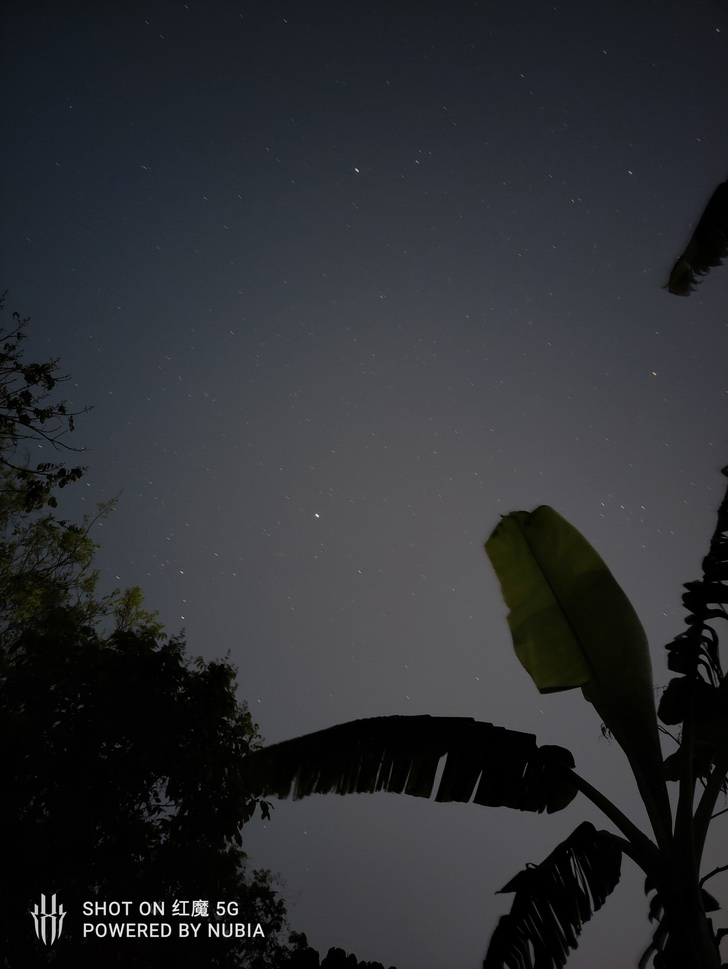
//> input picture eval/IMG_20210309_211233.jpg, 728 x 969 px, shrunk from 3472 x 4624 before the run
$ ./mask_refine   (built with g++ and OpenCV 4)
//> lines starting //> are read from the running program, lines starting //| are printed output that depends on the picture; after the words box and inside, x2 and y2 are one past the last pixel; in counts of white or black regions, pixels touching at a corner belong together
#include <iostream>
#include <opencv2/opencv.hpp>
#include <vector>
#include<cmath>
#include <string>
#include<list>

using namespace std;
using namespace cv;
//int n = 0;

struct pix
{
    cv::Point p;
    cv::Vec3f rgb;
};

std::vector<float> bias(const std::vector<float> &x, float b = 0.8)
{
    /*** bias计算：参考论文公式2 ***/
    std::vector<float> denom;
    for (int i = 0; i < x.size(); ++i) {
        float tmp = x[i]/(((1.f / b) - 2.f) * (1.f - x[i]) + 1.f);
        denom.push_back(tmp);
    }
    return denom;
}
cv::Mat probability_to_confidence(cv::Mat &mask, const cv::Mat &rgb, float low_thresh=0.3, float high_thresh=0.5) {
    /* *
     * 计算两个高低掩模：设置高低两个阈值，
     * 低掩模初始化为0，小于低阈值则置1
     * 高掩模初始化为0，大于高阈值则置1
     * */
    cv::Mat low = Mat::zeros(mask.size(), CV_8UC1);
    cv::Mat high = Mat::zeros(mask.size(), CV_8UC1);

    int h = mask.rows;
    int w = mask.cols;
    std::vector<pix> sky;
    std::vector<pix> unknow;
    for (int i = 0; i < h; ++i) {
        for (int j = 0; j < w; ++j) {
            if((float)mask.at<float>(i, j) < low_thresh)
            {
                low.at<uchar>(i, j) = 1;
            }
            if((float)mask.at<float>(i, j) > high_thresh)
            {
                high.at<uchar>(i, j) = 1;
            }

        }
    }
    // [44 lines of commented-out code are left out]

    std::vector<float> confidence_low_tmp ;
    std::vector<float> confidence_high_tmp;
    /*根据论文公式1：
     * 1. 低掩模：（l - p）/ l  高掩模：（p - h）/ (1 - h)
     * 2. 分别计算bias
     * */
    for (int i = 0; i < h; ++i) {
        for (int j = 0; j < w; ++j) {
            if((int)low.at<uchar>(i, j) == 1)
            {
                confidence_low_tmp.push_back((low_thresh-mask.at<float>(i, j)) / low_thresh);
            }
            if((int)high.at<uchar>(i, j) == 1)
            {
                confidence_high_tmp.push_back((mask.at<float>(i, j) - high_thresh) / (1.f - high_thresh));
            }
        }
    }
    std::vector<float>confidence_low = bias(confidence_low_tmp);
    std::vector<float>confidence_high = bias(confidence_high_tmp);
    cv::Mat confidence =  cv::Mat::zeros(mask.size(), CV_32F);
    float eps = 0.01;
    vector<float>::iterator iter1 = confidence_low.begin();
    vector<float>::iterator iter2 = confidence_high.begin();
    /**参考公式1.计算最后的置信度map**/
    for (int i = 0; i < h; ++i) {
        for (int j = 0; j < w; ++j) {
            if((int)low.at<uchar>(i, j) == 1 )
            {
                confidence.at<float>(i, j) = *iter1;
                ++iter1;
            }
            else if((int)high.at<uchar>(i, j) == 1)
            {
                confidence.at<float>(i, j) = *iter2;
                ++iter2;
            }
            else
            {
                continue;
            }
            if(confidence.at<float>(i, j) < eps)
            {
                confidence.at<float>(i, j) = eps;
            }
        }
    }
    return confidence;
}
cv::Mat downsample2_antialiased(const cv::Mat &X)
{
    /*向下采样方法：卷积 + 金字塔2倍尺度下采样*/
    /** filter2D和sepFilter2D两种卷积方法都可以 **/
    Mat dst;
    Mat kx = (Mat_<float>(4, 1) << 1.f/8.f, 3.f/8.f, 3.f/8.f, 1.f/8.f);
    Mat ky = (Mat_<float>(1, 4) << 1.f/8.f, 3.f/8.f, 3.f/8.f, 1.f/8.f);
    Mat kern = (Mat_<float>(3, 3) << 2.f/9.f, 5.f/9.f, 2.f/9.f,
            2.f/9.f, 5.f/9.f, 2.f/9.f,
            2.f/9.f, 5.f/9.f, 2.f/9.f);

    sepFilter2D(X, dst, -1, kx, ky,Point(1,1),0,BORDER_REPLICATE);

    Mat dowmsample;
    // opencv降采样
    float w = (float)dst.cols/ 2.f;
    float h = (float)dst.rows/ 2.f;
    pyrDown(dst, dowmsample,Size(round(w), round(h)));
    return dowmsample;
}

cv::Mat self_resize(cv::Mat &X, cv::Size size)
{
    int w = X.cols;
    int h = X.rows;
    /*若输入图像长宽都大于2倍的目标尺寸，则不断进行向下采样*/
    while(X.cols >= 2 * size.width && X.rows >= 2 * size.height)
    {
        X = downsample2_antialiased(X);
    }
    Mat out;
    /* 线性插值到目标尺寸 */
    cv::resize(X,out,cv::Size(size.width, size.height),0,0, cv::INTER_LINEAR);
    return out;
}

cv::Mat weighted_downsample(cv::Mat &X, const cv::Mat &confidence, int scale, const cv::Size &target_size_input)
{

    Mat XX = X.clone();
    Mat confi = confidence.clone();
    cv::Size target_size;
    int w = XX.cols;
    int h = XX.rows;
    if(scale != -1)
    {
        target_size = cv::Size((round)((float)w/(float)scale),
                               (round)((float)h/(float)scale));
    }
    else
    {
        target_size = target_size_input;
    }

    for (int i = 0; i < h; ++i) {
        for (int j = 0; j < w; ++j) {
            if(XX.channels() == 3) {
                XX.at<cv::Vec3f>(i, j)[0] = confi.at<float>(i, j) * XX.at<cv::Vec3f>(i, j)[0];
                XX.at<cv::Vec3f>(i, j)[1] = confi.at<float>(i, j) * XX.at<cv::Vec3f>(i, j)[1];
                XX.at<cv::Vec3f>(i, j)[2] = confi.at<float>(i, j) * XX.at<cv::Vec3f>(i, j)[2];
            }
            if(XX.channels() == 1)
            {
                XX.at<float>(i, j) = confi.at<float>(i, j) * XX.at<float>(i, j);
            }
        }
    }

    Mat numerator = self_resize(XX, target_size);

    Mat denom = self_resize(confi, target_size);

    for (int i = 0; i < numerator.rows; ++i) {
        for (int j = 0; j < numerator.cols; ++j) {
            if(numerator.channels() == 3) {
                numerator.at<cv::Vec3f>(i, j)[0] = numerator.at<cv::Vec3f>(i, j)[0] / denom.at<float>(i, j);
                numerator.at<cv::Vec3f>(i, j)[1] = numerator.at<cv::Vec3f>(i, j)[1] / denom.at<float>(i, j);
                numerator.at<cv::Vec3f>(i, j)[2] = numerator.at<cv::Vec3f>(i, j)[2] / denom.at<float>(i, j);
            }
            if(numerator.channels() == 1)
            {
                numerator.at<float>(i, j) = numerator.at<float>(i, j) / denom.at<float>(i, j);
            }
        }
    }
    return numerator;
}
std::vector<cv::Mat> weighted_downsample(std::vector<cv::Mat> &M_vec, cv::Mat &confidence, int scale, const cv::Size &target_size_input)
{
    /**传入矩阵通道数为6，分解成2个3通道mat**/
    Mat confi = confidence.clone();
    cv::Size target_size;
    int w = M_vec[0].cols;
    int h = M_vec[0].rows;
    if(scale != -1)
    {
        target_size = cv::Size((round)((float)w/(float)scale),
                               (round)((float)h/(float)scale));
    }
    else
    {
        target_size = target_size_input;
    }
    Mat ch1[3], ch2[3];
    ch1[0] = M_vec[0].clone();
    ch1[1] = M_vec[1].clone();
    ch1[2] = M_vec[2].clone();
    ch2[0] = M_vec[3].clone();
    ch2[1] = M_vec[4].clone();
    ch2[2] = M_vec[5].clone();
    Mat m1,m2;
    merge(ch1, 3, m1);
    merge(ch2, 3, m2);
    /*2个3通道map分别乘以置信度map*/
    for (int i = 0; i < m1.rows; ++i) {
        for (int j = 0; j < m1.cols; ++j) {
            m1.at<cv::Vec3f>(i, j)[0] = confidence.at<float>(i, j) * m1.at<cv::Vec3f>(i, j)[0];
            m1.at<cv::Vec3f>(i, j)[1] = confidence.at<float>(i, j) * m1.at<cv::Vec3f>(i, j)[1];
            m1.at<cv::Vec3f>(i, j)[2] = confidence.at<float>(i, j) * m1.at<cv::Vec3f>(i, j)[2];
            m2.at<cv::Vec3f>(i, j)[0] = confidence.at<float>(i, j) * m2.at<cv::Vec3f>(i, j)[0];
            m2.at<cv::Vec3f>(i, j)[1] = confidence.at<float>(i, j) * m2.at<cv::Vec3f>(i, j)[1];
            m2.at<cv::Vec3f>(i, j)[2] = confidence.at<float>(i, j) * m2.at<cv::Vec3f>(i, j)[2];
        }
    }

    Mat m1_re = self_resize(m1,target_size);
    Mat m2_re = self_resize(m2,target_size);

    std::vector<Mat> m1_ch,m2_ch;
    split(m1_re, m1_ch);
    split(m2_re, m2_ch);
    std::vector<Mat> chs;
    chs.push_back(m1_ch[0]);
    chs.push_back(m1_ch[1]);
    chs.push_back(m1_ch[2]);
    chs.push_back(m2_ch[0]);
    chs.push_back(m2_ch[1]);
    chs.push_back(m2_ch[2]);

    Mat conf = confidence.clone();
    Mat denom = self_resize(conf,target_size);
    for (int l = 0; l < chs.size(); ++l) {
        for (int k = 0; k < chs[0].rows; ++k) {
            for (int i = 0; i < chs[0].cols; ++i) {
                chs[l].at<float>(k, i) = chs[l].at<float>(k, i) / denom.at<float>(k, i);
            }
        }
    }
    return chs;
}
std::vector<cv::Mat> outer_product_images(const cv::Mat &X, const cv::Mat &Y)
{
    Mat x_input = X.clone();
    Mat y_input = Y.clone();
    vector<Mat> channels_x, channels_y;
    split(X, channels_x);
    split(Y, channels_y);
    std::vector<cv::Mat> triu_mat;
    // 矩阵乘法，3*3 = 9, 取上对角矩阵，参考公式4
    for (int i = 0; i < channels_x.size(); ++i) {
        for (int j = 0; j < channels_y.size(); ++j) {
            Mat mul_mat = channels_x[i].mul(channels_y[j]);
            if(i <= j)
            {
                triu_mat.push_back(mul_mat);
            }
        }
    }
    return triu_mat;
}
cv::Mat solve_ldl3(const std::vector<Mat> &Covar, const cv::Mat &Residual)
{
    // LDL-decomposition 解压缩算法，引用了文献24
    /*
     * 参考公式7：
        d1 = A11  1
        L_12 = A12 / d1   1
        d2 = A22 - L_12 * A12
        L_13 = A13 / d1
        L_23 = (A23 - L_13 * A12) / d2
        d3 = A33 - L_13 * A13 - L_23 * L_23 * d2
        y1 = b1
        y2 = b2 - L_12 * y1
        y3 = b3 - L_13 * y1 - L_23 * y2
        x3 = y3 / d3
        x2 = y2 / d2 - L_23 * x3
        x1 = y1 / d1 - L_12 * x2 - L_13 * x3
     */
    Mat A11 = Covar[0].clone();
    Mat A12 = Covar[1].clone();
    Mat A13 = Covar[2].clone();
    Mat A22 = Covar[3].clone();
    Mat A23 = Covar[4].clone();
    Mat A33 = Covar[5].clone();
    cv::Mat residual = Residual.clone();
    std::vector<Mat> b;
    split(residual, b);
    int w = A11.cols;
    int h = A11.rows;
    cv::Mat L_12 = Mat::zeros(cv::Size (w,h), CV_32F);
    cv::Mat L_13 = Mat::zeros(cv::Size (w,h), CV_32F);
    cv::Mat L_23 = Mat::zeros(cv::Size (w,h), CV_32F);
    cv::Mat d1 = Mat::zeros(cv::Size (w,h), CV_32F);
    cv::Mat d2 = Mat::zeros(cv::Size (w,h), CV_32F);
    cv::Mat d3 = Mat::zeros(cv::Size (w,h), CV_32F);
    cv::Mat y1 = Mat::zeros(cv::Size (w,h), CV_32F);
    cv::Mat y2 = Mat::zeros(cv::Size (w,h), CV_32F);
    cv::Mat y3 = Mat::zeros(cv::Size (w,h), CV_32F);
    cv::Mat x1 = Mat::zeros(cv::Size (w,h), CV_32F);
    cv::Mat x2 = Mat::zeros(cv::Size (w,h), CV_32F);
    cv::Mat x3 = Mat::zeros(cv::Size (w,h), CV_32F);
    for (int i = 0; i < h; ++i) {
        for (int j = 0; j < w; ++j) {
            //d1 = A11
            d1.at<float>(i, j) = A11.at<float>(i, j);
            //L_12 = A12 / d1
            L_12.at<float>(i, j) = A12.at<float>(i, j) / d1.at<float>(i, j);
            //d2 = A22 - L_12 * A12
            d2.at<float>(i, j) = A22.at<float>(i, j) -  L_12.at<float>(i, j) * A12.at<float>(i, j);
            //L_13 = A13 / d1
            L_13.at<float>(i, j) = A13.at<float>(i, j) / d1.at<float>(i, j);
            //L_23 = (A23 - L_13 * A12) / d2
            L_23.at<float>(i, j) = (A23.at<float>(i, j) - L_13.at<float>(i, j)*A12.at<float>(i, j)) / d2.at<float>(i, j);
            //d3 = A33 - L_13 * A13 - L_23 * L_23 * d2
            d3.at<float>(i, j) = A33.at<float>(i, j) - L_13.at<float>(i, j)*A13.at<float>(i, j) -L_23.at<float>(i, j)*L_23.at<float>(i, j)*d2.at<float>(i, j);
            //y1 = b1
            y1.at<float>(i, j) = b[0].at<float>(i, j);
            //y2 = b2 - L_12 * y1
            y2.at<float>(i, j) = b[1].at<float>(i, j) - L_12.at<float>(i, j) * y1.at<float>(i, j);
            //y3 = b3 - L_13 * y1 - L_23 * y2
            y3.at<float>(i, j) = b[2].at<float>(i, j) - L_13.at<float>(i, j) * y1.at<float>(i, j) - L_23.at<float>(i, j) * y2.at<float>(i, j);
            //x3 = y3 / d3
            x3.at<float>(i, j) = y3.at<float>(i, j)/d3.at<float>(i, j);
            //x2 = y2 / d2 - L_23 * x3
            x2.at<float>(i, j) = y2.at<float>(i, j)/d2.at<float>(i, j) - L_23.at<float>(i, j) * x3.at<float>(i, j);
            //x1 = y1 / d1 - L_12 * x2 - L_13 * x3
            x1.at<float>(i, j) = y1.at<float>(i, j)/d1.at<float>(i, j) - L_12.at<float>(i, j) * x2.at<float>(i, j) - L_13.at<float>(i, j) * x3.at<float>(i, j);
        }
    }
    std::vector<cv::Mat> ldl3_vec;
    ldl3_vec.push_back(x1);
    ldl3_vec.push_back(x2);
    ldl3_vec.push_back(x3);
    cv::Mat ldl3;
    merge(ldl3_vec, ldl3);
    return ldl3;
    //cv::Mat L_12 = A2 / d1;
}
cv::Mat smooth_upsample(cv::Mat &X, cv::Size sz)
{
    cv::Mat XX = X.clone();
    float x[2];
    float s[2];
    x[0] = X.cols;
    x[1] = X.rows;
    s[0] = sz.width;
    s[1] = sz.height;

    float log4ratio_1 = 0.5 * log2(s[0]/x[0]);
    float log4ratio_2 = 0.5 * log2(s[1]/x[1]);
    float log4ratio = log4ratio_1 > log4ratio_2? log4ratio_1:log4ratio_2;

    int num_steps = 1 > round(log4ratio)? 1 : round(log4ratio);

    float ratio[2];
    ratio[0] = (float)sz.width / (float)X.cols;
    ratio[1] = (float)sz.height / (float)X.rows;
    float ratio_per_step[2];
    ratio_per_step[0] = x[0] * ratio[0] / (float)num_steps;
    ratio_per_step[1] = x[1] * ratio[1] / (float)num_steps;

    for (int i = 1; i < (num_steps+1); ++i) {
        cv::Size target_shape_for_step = cv::Size (round(ratio_per_step[0] * (float)i), round(ratio_per_step[1] * (float)i));
        XX = self_resize(XX, target_shape_for_step);
    }
    return XX;
}
int main() {
    Mat bgr = imread("../eval/IMG_20210309_211233.jpg",CV_32F);
//> bgr is the input picture: 969 rows x 728 cols, CV_8UC3; mean B, G, R 50.2, 46.6, 44.7
    cvtColor(bgr,bgr,CV_BGR2RGB);
    Mat src = imread("../eval/IMG_20210309_211233.png",CV_32F);
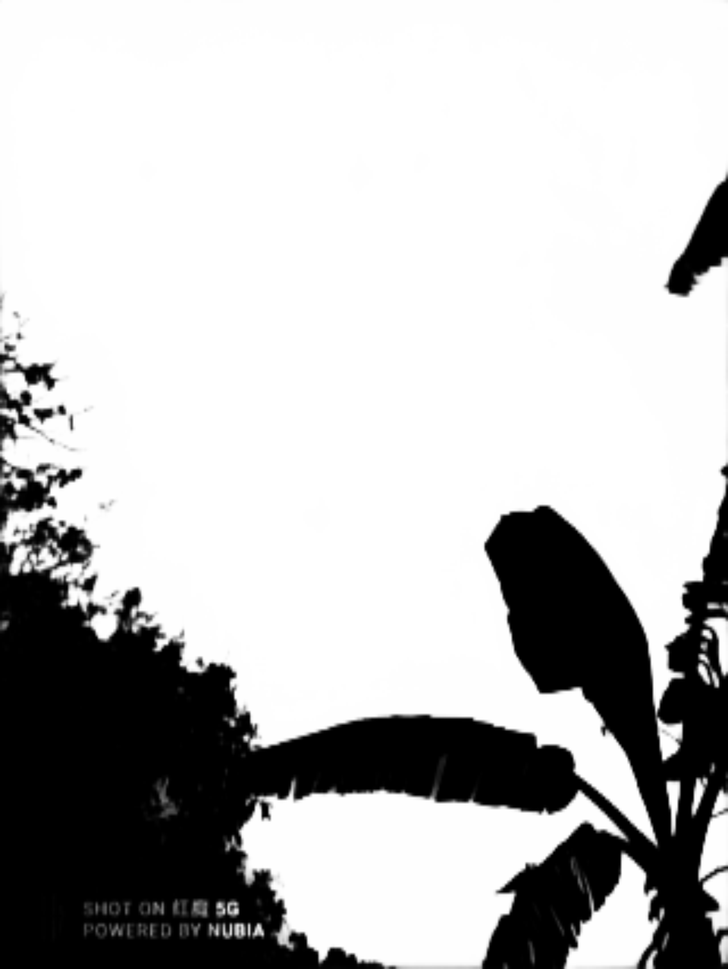
//> input picture eval/IMG_20210309_211233.png, 728 x 969 px, shrunk from 3472 x 4624 before the run
//> src is the input picture: 969 rows x 728 cols, CV_8UC3; min 0, max 255, mean 188.3
    std::string pathname = "../eval/";
    std::string outname = pathname + "IMG_20210309_211233" + "_result.png";
    int W = src.cols;
    int H = src.rows;

    Mat reference = bgr.clone();

    vector<Mat> channels;
    split(src, channels);
    Mat ch1 = channels.at(0);
    Mat ch2 = channels.at(1);
    Mat mask, mask2;
    ch1.convertTo(mask, CV_32F, 1.0/255, 0);
    reference.convertTo(reference, CV_32FC3, 1.0/255, 0);
    Mat img = reference.clone();

    Mat confidence = probability_to_confidence(mask,reference);
//> after the loop in probability_to_confidence, `for (int i = 0; i < h; ++i)`:
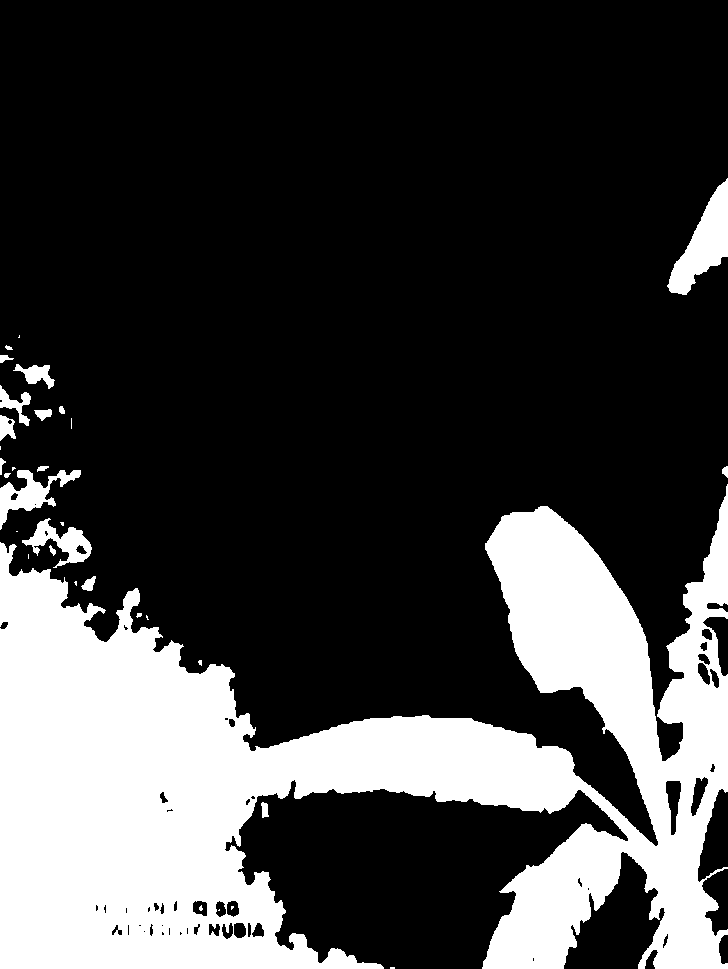
//> low: 969 rows x 728 cols, CV_8UC1; values 0 (black) and 1 (white), 25.3% white; 33 white regions (14 under 20 px), largest, box (x1, y1, x2, y2) and area: (0, 484, 728, 969) 169971, (667, 178, 728, 295) 3182, (0, 470, 81, 530) 1641
//> after the loop in probability_to_confidence, `for (int i = 0; i < h; ++i)`:
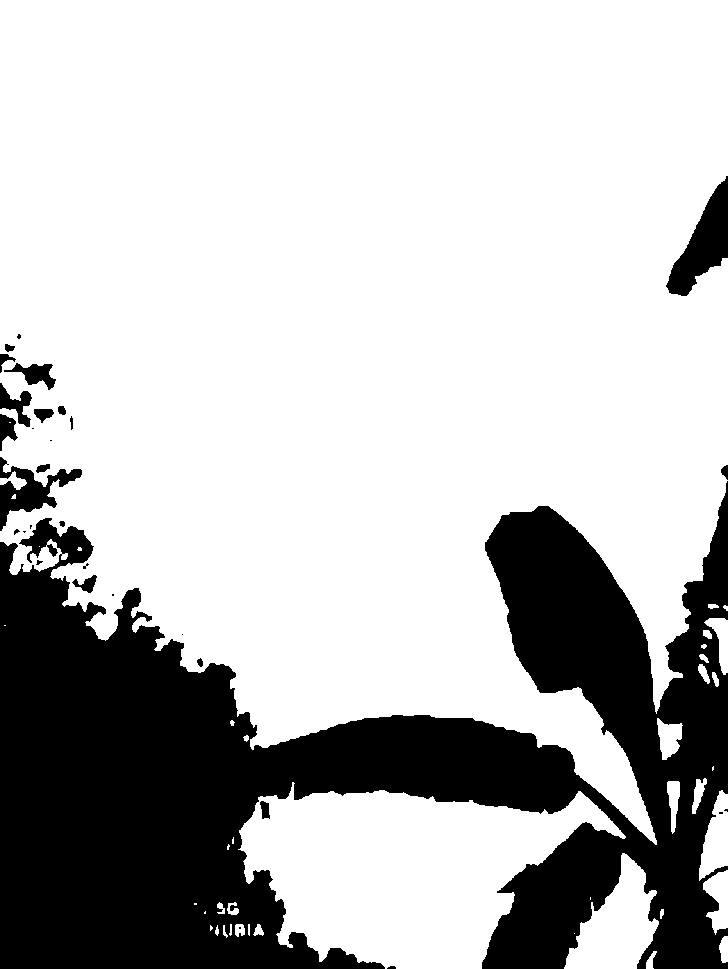
//> high: 969 rows x 728 cols, CV_8UC1; values 0 (black) and 1 (white), 73.8% white; 31 black regions (13 under 20 px), largest, box (x1, y1, x2, y2) and area: (0, 481, 728, 969) 176470, (666, 176, 728, 296) 3355, (0, 457, 82, 531) 2104
//> after the loop in probability_to_confidence, `for (int i = 0; i < h; ++i)`: confidence_low_tmp = 178184 items; confidence_high_tmp = 520826 items
//> the loop in bias, `for (int i = 0; i < x.size(); ++i)` made 178184 passes
//> tmp on passes 1 to 3: 0.61, 0.639, 0.874
//> after the loop in bias, `for (int i = 0; i < x.size(); ++i)`: denom = 178184 items
//> the loop in bias (call 2), `for (int i = 0; i < x.size(); ++i)` made 520826 passes
//> tmp on passes 1 to 3: 0.986, 0.988, 0.994
//> in probability_to_confidence, `std::vector<float>confidence_high = bias(confidence_high_tmp);`: confidence_high = 520826 items
//> after the loop in probability_to_confidence, `for (int i = 0; i < h; ++i)`:
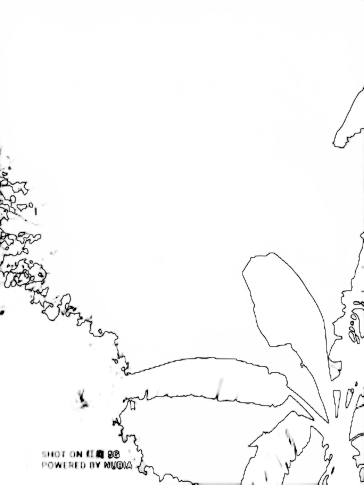
//> confidence: 969 rows x 728 cols, CV_32FC1 (shown at 1/2 size); min 0, max 1, mean 0.977

    Mat conf = confidence.clone();
    Mat refer1 = reference.clone();
    int kernel = 256;
    cv::Mat reference_small = weighted_downsample(refer1, confidence, kernel, cv::Size(0,0));
//> in weighted_downsample, `Mat denom = self_resize(confi, target_size);`: confi = [[0.995, 0.996, 0.992], [0.985, 0.99, 0.984], [0.969, 0.973, 0.963], [0.958, 0.956, 0.945]]; denom has the same summary as confi

    int small_h = reference_small.size[0];
    int small_w = reference_small.size[1];

    Mat conf1 = confidence.clone();
    cv::Mat source_small = weighted_downsample(mask, conf1, -1, cv::Size(small_w, small_h));
//> call 2 of weighted_downsample, with scale = -1, target_size_input = Size(3, 4)
//> after the loop in weighted_downsample (call 2), `for (int i = 0; i < h; ++i)`:
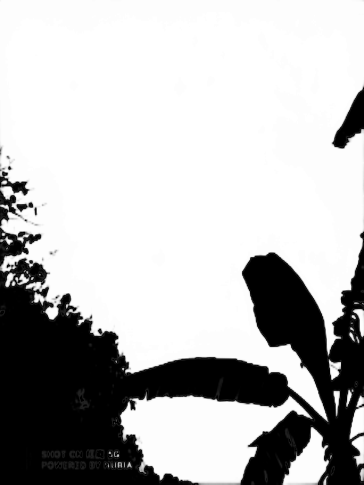
//> XX: 969 rows x 728 cols, CV_32FC1 (shown at 1/2 size); min 0, max 1, mean 0.729
//> the loop in self_resize (call 3), `while(X.cols >= 2 * size.width && X.rows >= 2 * size.height)` made 8 passes
//> pass 1, in downsample2_antialiased (call 17), `pyrDown(dst, dowmsample,Size(round(w), round(h)));`:
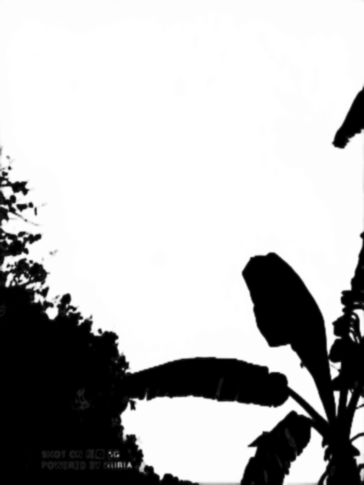
//> dowmsample: 485 rows x 364 cols, CV_32FC1; min 0, max 1, mean 0.728
//> pass 2, in downsample2_antialiased (call 18), `sepFilter2D(X, dst, -1, kx, ky,Point(1,1),0,BORDER_REPLICATE);`:
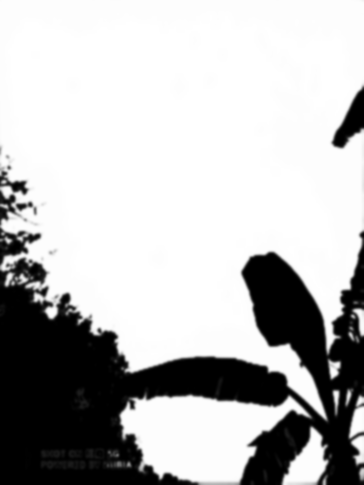
//> dst: 485 rows x 364 cols, CV_32FC1; min 0, max 1, mean 0.727
//> in weighted_downsample (call 2), `Mat numerator = self_resize(XX, target_size);`: XX = [[0.981, 0.974, 0.925], [0.895, 0.897, 0.833], [0.601, 0.653, 0.581], [0.336, 0.458, 0.431]]; numerator has the same summary as XX
//> (the rest of the program and of its run is left out)
